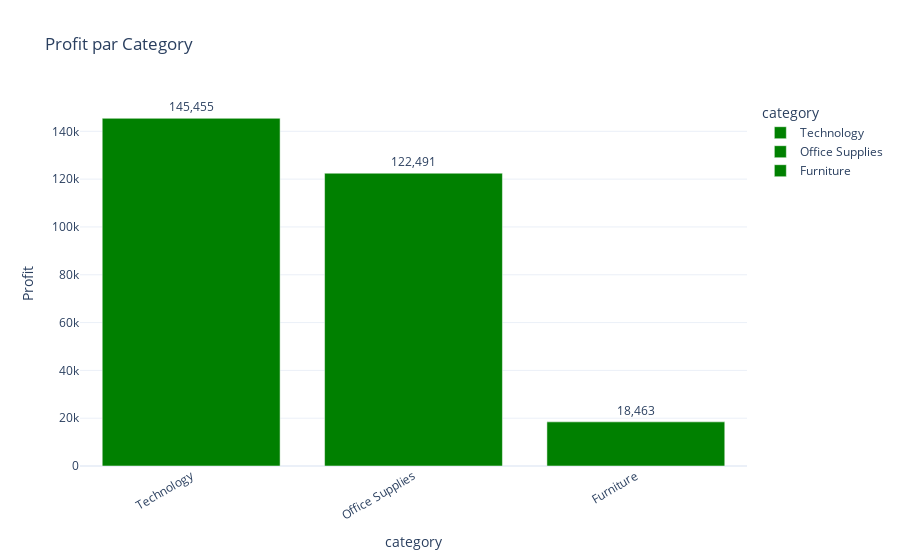

Notebook code for this chart:
### Markdown cell above
* Analyse par Catégorie et Région

### Code cell
# Profit par catégorie
profit_category = df_cleaned.groupby('category')['profit'].sum().sort_values(ascending=False)
print(profit_category)

# Profit par région
profit_region = df_cleaned.groupby('region')['profit'].sum().sort_values(ascending=False)
print(profit_region)

# Visualisation avec Plotly
colors= ["red" if x < 0 else "green" for x in profit_category.values]
fig = px.bar(
    profit_category,
    x=profit_category.index,
    y=profit_category.values,
    title="Profit par Category",
    labels={'x':'Category','y':'Profit'},
    color=profit_category.index,    # utiliser seulement la catégorie pour appliquer la couleur
    color_discrete_sequence=colors
)

fig.update_traces(texttemplate='%{y:,.0f}', textposition='outside')
fig.update_layout(template='plotly_white', xaxis_tickangle=-30)
fig.show()

### Figure 1 — Plotly figure (JSON) as saved in the notebook; plotly's stock layout.template omitted (floating-point values rounded to 4 significant figures)
{"data": [{"hovertemplate": "category=%{x}<br>Profit=%{y}<extra></extra>", "alignmentgroup": "True", "legendgroup": "Technology", "marker": {"color": "green", "pattern": {"shape": ""}}, "name": "Technology", "offsetgroup": "Technology", "orientation": "v", "showlegend": true, "textposition": "outside", "texttemplate": "%{y:,.0f}", "type": "bar", "x": ["Technology"], "xaxis": "x", "y": [145500.0], "yaxis": "y"}, {"alignmentgroup": "True", "hovertemplate": "category=%{x}<br>Profit=%{y}<extra></extra>", "legendgroup": "Office Supplies", "marker": {"color": "green", "pattern": {"shape": ""}}, "name": "Office Supplies", "offsetgroup": "Office Supplies", "orientation": "v", "showlegend": true, "textposition": "outside", "texttemplate": "%{y:,.0f}", "type": "bar", "x": ["Office Supplies"], "xaxis": "x", "y": [122500.0], "yaxis": "y"}, {"alignmentgroup": "True", "hovertemplate": "category=%{x}<br>Profit=%{y}<extra></extra>", "legendgroup": "Furniture", "marker": {"color": "green", "pattern": {"shape": ""}}, "name": "Furniture", "offsetgroup": "Furniture", "orientation": "v", "showlegend": true, "textposition": "outside", "texttemplate": "%{y:,.0f}", "type": "bar", "x": ["Furniture"], "xaxis": "x", "y": [18460.0], "yaxis": "y"}], "layout": {"barmode": "relative", "legend": {"title": {"text": "category"}, "tracegroupgap": 0}, "title": {"text": "Profit par Category"}, "xaxis": {"anchor": "y", "categoryarray": ["Technology", "Office Supplies", "Furniture"], "categoryorder": "array", "domain": [0, 1], "tickangle": -30, "title": {"text": "category"}}, "yaxis": {"anchor": "x", "domain": [0, 1], "title": {"text": "Profit"}}}}
